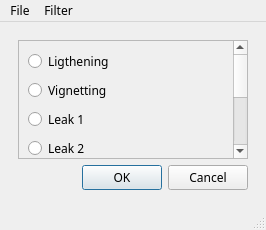
<?xml version="1.0" encoding="UTF-8"?>
<ui version="4.0">
 <class>MainWindow</class>
 <widget class="QMainWindow" name="MainWindow">
  <property name="geometry">
   <rect>
    <x>0</x>
    <y>0</y>
    <width>266</width>
    <height>230</height>
   </rect>
  </property>
  <property name="font">
   <font>
    <family>Bahnschrift Light</family>
   </font>
  </property>
  <property name="windowTitle">
   <string>MainWindow</string>
  </property>
  <widget class="QWidget" name="centralwidget">
   <layout class="QVBoxLayout" name="verticalLayout_4">
    <item>
     <widget class="QStackedWidget" name="stackedWidget">
      <property name="currentIndex">
       <number>2</number>
      </property>
      <widget class="QWidget" name="page">
       <layout class="QHBoxLayout" name="horizontalLayout_2">
        <item>
         <widget class="QLabel" name="label">
          <property name="text">
           <string>Open Image</string>
          </property>
          <property name="alignment">
           <set>Qt::AlignCenter</set>
          </property>
         </widget>
        </item>
       </layout>
      </widget>
      <widget class="QWidget" name="page_2">
       <layout class="QVBoxLayout" name="verticalLayout">
        <item>
         <widget class="QLabel" name="label_2">
          <property name="text">
           <string>Color Effects</string>
          </property>
         </widget>
        </item>
        <item>
         <widget class="QScrollArea" name="scrollArea">
          <property name="widgetResizable">
           <bool>true</bool>
          </property>
          <widget class="QWidget" name="scrollWidget">
           <property name="geometry">
            <rect>
             <x>0</x>
             <y>0</y>
             <width>214</width>
             <height>204</height>
            </rect>
           </property>
           <layout class="QVBoxLayout" name="verticalLayout_2">
            <item>
             <widget class="QRadioButton" name="vintage">
              <property name="text">
               <string>Vintage</string>
              </property>
             </widget>
            </item>
            <item>
             <widget class="QRadioButton" name="frozen">
              <property name="text">
               <string>Bluelight</string>
              </property>
             </widget>
            </item>
            <item>
             <widget class="QRadioButton" name="casting">
              <property name="text">
               <string>Casting</string>
              </property>
             </widget>
            </item>
            <item>
             <widget class="QRadioButton" name="blue">
              <property name="text">
               <string>Blue</string>
              </property>
             </widget>
            </item>
            <item>
             <widget class="QRadioButton" name="red">
              <property name="text">
               <string>Red</string>
              </property>
             </widget>
            </item>
            <item>
             <widget class="QRadioButton" name="green">
              <property name="text">
               <string>Green</string>
              </property>
             </widget>
            </item>
            <item>
             <widget class="QRadioButton" name="comic">
              <property name="text">
               <string>Comic</string>
              </property>
             </widget>
            </item>
            <item>
             <widget class="QRadioButton" name="reverse">
              <property name="text">
               <string>Reverse</string>
              </property>
             </widget>
            </item>
           </layout>
          </widget>
         </widget>
        </item>
        <item>
         <widget class="QDialogButtonBox" name="colorCheck">
          <property name="standardButtons">
           <set>QDialogButtonBox::Cancel|QDialogButtonBox::Ok</set>
          </property>
         </widget>
        </item>
       </layout>
      </widget>
      <widget class="QWidget" name="page_3">
       <layout class="QVBoxLayout" name="verticalLayout_5">
        <item>
         <widget class="QScrollArea" name="scrollArea_2">
          <property name="widgetResizable">
           <bool>true</bool>
          </property>
          <widget class="QWidget" name="scrollAreaWidgetContents">
           <property name="geometry">
            <rect>
             <x>0</x>
             <y>-74</y>
             <width>214</width>
             <height>204</height>
            </rect>
           </property>
           <layout class="QVBoxLayout" name="verticalLayout_3">
            <item>
             <widget class="QRadioButton" name="lightening">
              <property name="text">
               <string>Ligthening</string>
              </property>
             </widget>
            </item>
            <item>
             <widget class="QRadioButton" name="vignetting">
              <property name="text">
               <string>Vignetting</string>
              </property>
             </widget>
            </item>
            <item>
             <widget class="QRadioButton" name="leak1">
              <property name="text">
               <string>Leak 1</string>
              </property>
             </widget>
            </item>
            <item>
             <widget class="QRadioButton" name="leak2">
              <property name="text">
               <string>Leak 2</string>
              </property>
             </widget>
            </item>
            <item>
             <widget class="QRadioButton" name="leak3">
              <property name="text">
               <string>Leak 3</string>
              </property>
             </widget>
            </item>
            <item>
             <widget class="QRadioButton" name="leak4">
              <property name="text">
               <string>Leak 4</string>
              </property>
             </widget>
            </item>
            <item>
             <widget class="QRadioButton" name="leak5">
              <property name="text">
               <string>Leak 5</string>
              </property>
             </widget>
            </item>
            <item>
             <widget class="QRadioButton" name="noise">
              <property name="text">
               <string>Noise</string>
              </property>
             </widget>
            </item>
           </layout>
          </widget>
         </widget>
        </item>
        <item>
         <widget class="QDialogButtonBox" name="filterCheck">
          <property name="standardButtons">
           <set>QDialogButtonBox::Cancel|QDialogButtonBox::Ok</set>
          </property>
         </widget>
        </item>
       </layout>
      </widget>
     </widget>
    </item>
   </layout>
  </widget>
  <widget class="QMenuBar" name="menubar">
   <property name="geometry">
    <rect>
     <x>0</x>
     <y>0</y>
     <width>266</width>
     <height>17</height>
    </rect>
   </property>
   <widget class="QMenu" name="menuFile">
    <property name="title">
     <string>File</string>
    </property>
    <addaction name="open"/>
   </widget>
   <widget class="QMenu" name="menuFilter">
    <property name="title">
     <string>Filter</string>
    </property>
    <addaction name="color"/>
    <addaction name="special"/>
   </widget>
   <addaction name="menuFile"/>
   <addaction name="menuFilter"/>
  </widget>
  <widget class="QStatusBar" name="statusbar"/>
  <action name="open">
   <property name="text">
    <string>open</string>
   </property>
  </action>
  <action name="color">
   <property name="text">
    <string>Color Effects</string>
   </property>
  </action>
  <action name="special">
   <property name="text">
    <string>Special Effects</string>
   </property>
  </action>
 </widget>
 <resources/>
 <connections/>
</ui>
